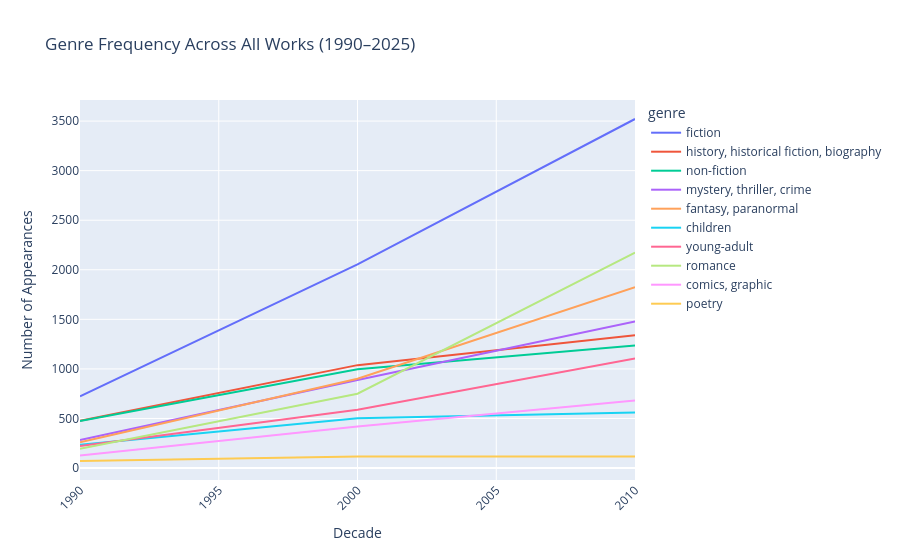

Source (notebook cell):
### Markdown cell above
Genre Frequency Across All Works (1990–2025)

### Code cell
result = spark.sql("""
    SELECT g.genre,
        COUNT(*) AS genre_count,
        FLOOR(w.original_publication_year / 10) * 10 AS decade
    FROM genres_view g
    JOIN books_view b ON g.book_id = b.book_id
    JOIN works_view w ON b.work_id = w.work_id
    WHERE w.original_publication_year >= 1990 AND w.original_publication_year <= 2025
    GROUP BY g.genre, FLOOR(w.original_publication_year / 10) * 10
    ORDER BY decade ASC, genre_count DESC
""")

result.show(20)

df = result.toPandas()

import plotly.express as px

fig = px.line(
    df,
    x='decade',
    y='genre_count',
    title='Genre Frequency Across All Works (1990–2025)',
    labels={'decade': 'Decade', 'genre_count': 'Number of Appearances'},
    color='genre',
)

fig.update_layout(xaxis_tickangle=-45)
fig.show()

### Figure 1 — Plotly figure (JSON) as saved in the notebook; plotly's stock layout.template omitted (floating-point values rounded to 4 significant figures)
{"data": [{"hovertemplate": "genre=fiction<br>Decade=%{x}<br>Number of Appearances=%{y}<extra></extra>", "legendgroup": "fiction", "line": {"color": "#636efa", "dash": "solid"}, "marker": {"symbol": "circle"}, "mode": "lines", "name": "fiction", "orientation": "v", "showlegend": true, "type": "scatter", "x": [1990, 2000, 2010], "xaxis": "x", "y": [723, 2054, 3521], "yaxis": "y"}, {"hovertemplate": "genre=history, historical fiction, biography<br>Decade=%{x}<br>Number of Appearances=%{y}<extra></extra>", "legendgroup": "history, historical fiction, biography", "line": {"color": "#EF553B", "dash": "solid"}, "marker": {"symbol": "circle"}, "mode": "lines", "name": "history, historical fiction, biography", "orientation": "v", "showlegend": true, "type": "scatter", "x": [1990, 2000, 2010], "xaxis": "x", "y": [478, 1038, 1340], "yaxis": "y"}, {"hovertemplate": "genre=non-fiction<br>Decade=%{x}<br>Number of Appearances=%{y}<extra></extra>", "legendgroup": "non-fiction", "line": {"color": "#00cc96", "dash": "solid"}, "marker": {"symbol": "circle"}, "mode": "lines", "name": "non-fiction", "orientation": "v", "showlegend": true, "type": "scatter", "x": [1990, 2000, 2010], "xaxis": "x", "y": [474, 996, 1235], "yaxis": "y"}, {"hovertemplate": "genre=mystery, thriller, crime<br>Decade=%{x}<br>Number of Appearances=%{y}<extra></extra>", "legendgroup": "mystery, thriller, crime", "line": {"color": "#ab63fa", "dash": "solid"}, "marker": {"symbol": "circle"}, "mode": "lines", "name": "mystery, thriller, crime", "orientation": "v", "showlegend": true, "type": "scatter", "x": [1990, 2000, 2010], "xaxis": "x", "y": [283, 889, 1479], "yaxis": "y"}, {"hovertemplate": "genre=fantasy, paranormal<br>Decade=%{x}<br>Number of Appearances=%{y}<extra></extra>", "legendgroup": "fantasy, paranormal", "line": {"color": "#FFA15A", "dash": "solid"}, "marker": {"symbol": "circle"}, "mode": "lines", "name": "fantasy, paranormal", "orientation": "v", "showlegend": true, "type": "scatter", "x": [1990, 2000, 2010], "xaxis": "x", "y": [260, 901, 1823], "yaxis": "y"}, {"hovertemplate": "genre=children<br>Decade=%{x}<br>Number of Appearances=%{y}<extra></extra>", "legendgroup": "children", "line": {"color": "#19d3f3", "dash": "solid"}, "marker": {"symbol": "circle"}, "mode": "lines", "name": "children", "orientation": "v", "showlegend": true, "type": "scatter", "x": [1990, 2000, 2010], "xaxis": "x", "y": [234, 501, 561], "yaxis": "y"}, {"hovertemplate": "genre=young-adult<br>Decade=%{x}<br>Number of Appearances=%{y}<extra></extra>", "legendgroup": "young-adult", "line": {"color": "#FF6692", "dash": "solid"}, "marker": {"symbol": "circle"}, "mode": "lines", "name": "young-adult", "orientation": "v", "showlegend": true, "type": "scatter", "x": [1990, 2000, 2010], "xaxis": "x", "y": [222, 587, 1106], "yaxis": "y"}, {"hovertemplate": "genre=romance<br>Decade=%{x}<br>Number of Appearances=%{y}<extra></extra>", "legendgroup": "romance", "line": {"color": "#B6E880", "dash": "solid"}, "marker": {"symbol": "circle"}, "mode": "lines", "name": "romance", "orientation": "v", "showlegend": true, "type": "scatter", "x": [1990, 2000, 2010], "xaxis": "x", "y": [194, 750, 2174], "yaxis": "y"}, {"hovertemplate": "genre=comics, graphic<br>Decade=%{x}<br>Number of Appearances=%{y}<extra></extra>", "legendgroup": "comics, graphic", "line": {"color": "#FF97FF", "dash": "solid"}, "marker": {"symbol": "circle"}, "mode": "lines", "name": "comics, graphic", "orientation": "v", "showlegend": true, "type": "scatter", "x": [1990, 2000, 2010], "xaxis": "x", "y": [127, 418, 682], "yaxis": "y"}, {"hovertemplate": "genre=poetry<br>Decade=%{x}<br>Number of Appearances=%{y}<extra></extra>", "legendgroup": "poetry", "line": {"color": "#FECB52", "dash": "solid"}, "marker": {"symbol": "circle"}, "mode": "lines", "name": "poetry", "orientation": "v", "showlegend": true, "type": "scatter", "x": [1990, 2000, 2010], "xaxis": "x", "y": [71, 117, 116], "yaxis": "y"}], "layout": {"legend": {"title": {"text": "genre"}, "tracegroupgap": 0}, "title": {"text": "Genre Frequency Across All Works (1990–2025)"}, "xaxis": {"anchor": "y", "domain": [0, 1], "tickangle": -45, "title": {"text": "Decade"}}, "yaxis": {"anchor": "x", "domain": [0, 1], "title": {"text": "Number of Appearances"}}}}
